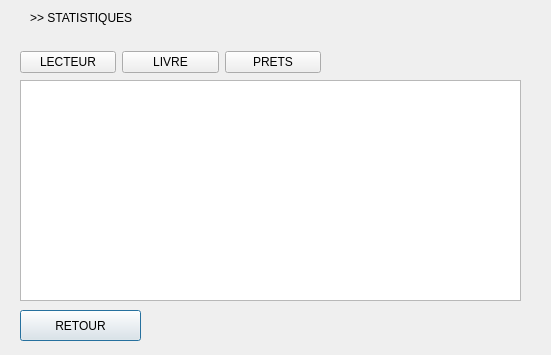
<?xml version="1.0" encoding="UTF-8"?>
<ui version="4.0">
 <class>g_rapports_stat</class>
 <widget class="QDialog" name="g_rapports_stat">
  <property name="geometry">
   <rect>
    <x>0</x>
    <y>0</y>
    <width>551</width>
    <height>355</height>
   </rect>
  </property>
  <property name="windowTitle">
   <string>Dialog</string>
  </property>
  <widget class="QListWidget" name="listWidget">
   <property name="geometry">
    <rect>
     <x>20</x>
     <y>80</y>
     <width>501</width>
     <height>221</height>
    </rect>
   </property>
  </widget>
  <widget class="QPushButton" name="pushButton_4">
   <property name="geometry">
    <rect>
     <x>20</x>
     <y>310</y>
     <width>121</width>
     <height>31</height>
    </rect>
   </property>
   <property name="text">
    <string>RETOUR</string>
   </property>
  </widget>
  <widget class="QLabel" name="label">
   <property name="geometry">
    <rect>
     <x>30</x>
     <y>10</y>
     <width>111</width>
     <height>16</height>
    </rect>
   </property>
   <property name="text">
    <string>&gt;&gt; STATISTIQUES</string>
   </property>
  </widget>
  <widget class="QWidget" name="layoutWidget">
   <property name="geometry">
    <rect>
     <x>20</x>
     <y>50</y>
     <width>301</width>
     <height>25</height>
    </rect>
   </property>
   <layout class="QHBoxLayout" name="horizontalLayout">
    <item>
     <widget class="QPushButton" name="pushButton">
      <property name="text">
       <string>LECTEUR</string>
      </property>
     </widget>
    </item>
    <item>
     <widget class="QPushButton" name="pushButton_2">
      <property name="text">
       <string>LIVRE</string>
      </property>
     </widget>
    </item>
    <item>
     <widget class="QPushButton" name="pushButton_3">
      <property name="text">
       <string>PRETS</string>
      </property>
     </widget>
    </item>
   </layout>
  </widget>
 </widget>
 <resources/>
 <connections/>
</ui>
